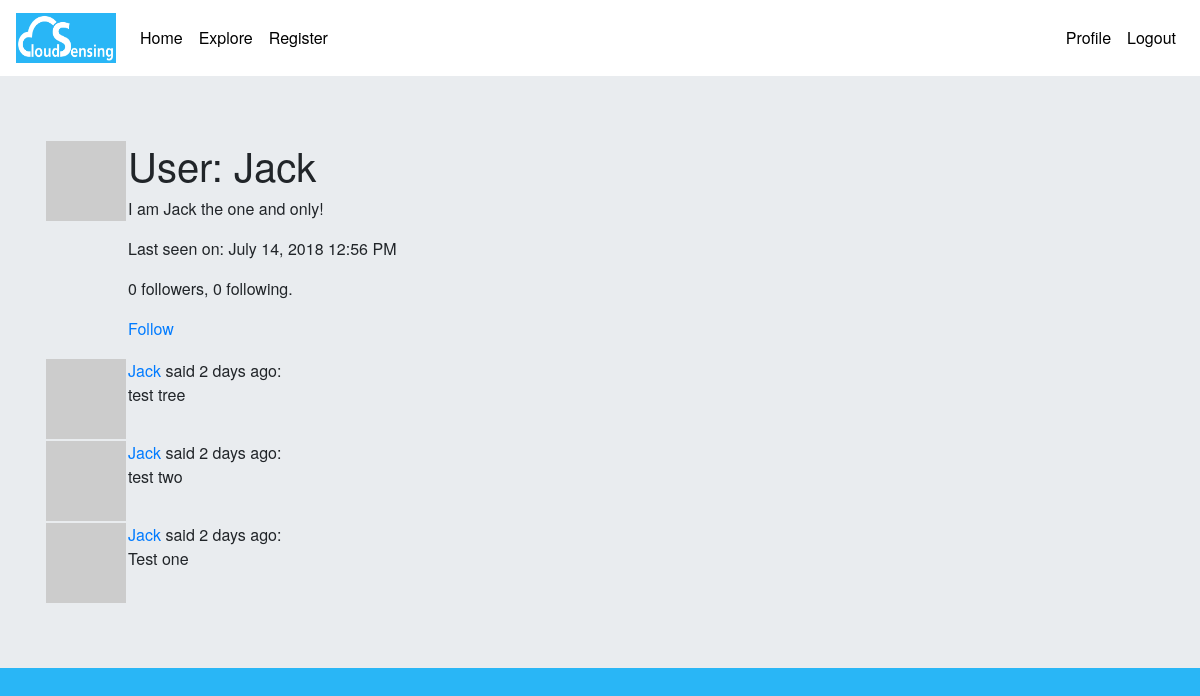
/user/Jack (signed in), run on the app's committed database.
### my_app/models.py (models this page shows, shortened)
class User(UserMixin, db.Model):
    id = db.Column(db.Integer, primary_key=True)
    username = db.Column(db.String(64), index=True, unique=True)
    email = db.Column(db.String(120), index=True, unique=True)
    password_hash = db.Column(db.String(128))
    posts = db.relationship('Post', backref='author', lazy='dynamic')
    about_me = db.Column(db.String(140))
    last_seen = db.Column(db.DateTime, default=datetime.utcnow)
    followed = db.relationship(
        'User', secondary=followers,
        primaryjoin=(followers.c.follower_id == id),
        secondaryjoin=(followers.c.followed_id == id),
        backref=db.backref('followers', lazy='dynamic'), lazy='dynamic')
    def avatar(self, size):
        digest = md5(self.email.lower().encode('utf-8')).hexdigest()
        return 'https://www.gravatar.com/avatar/{}?d=identicon&s={}'.format(
            digest, size)
    def is_following(self, user):
        return self.followed.filter(
            followers.c.followed_id == user.id).count() > 0

class Post(db.Model):
    id = db.Column(db.Integer, primary_key=True)
    body = db.Column(db.String(140))
    timestamp = db.Column(db.DateTime, index=True, default=datetime.utcnow)
    user_id = db.Column(db.Integer, db.ForeignKey('user.id'))

### my_app/routes.py (the view)
@app.route('/user/<username>')
@login_required
def user(username):
    user = User.query.filter_by(username=username).first_or_404()
    page = request.args.get('page', 1, type=int)
    posts = user.posts.order_by(Post.timestamp.desc()).paginate(
        page, app.config['POSTS_PER_PAGE'], False)
    next_url = url_for('user', username=user.username, page=posts.next_num) \
        if posts.has_next else None
    prev_url = url_for('user', username=user.username, page=posts.prev_num) \
        if posts.has_prev else None
    return render_template('user.html', user=user, posts=posts.items,
                           next_url=next_url, prev_url=prev_url)

### my_app/models.py (called while the page is built)
@login.user_loader
def load_user(id):
    return User.query.get(int(id))

### my_app/routes.py (called while the page is built)
@app.before_request
def before_request():
    if current_user.is_authenticated:
        current_user.last_seen = datetime.utcnow()
        db.session.commit()

### my_app/templates/user.html (shortened to what this page needs)
{% extends "base.html" %}
{% block content %}
    <table>
        <tr valign="top">
            <td><img src="{{ user.avatar(128) }}"></td>
            <td>
                <h1>User: {{ user.username }}</h1>
                {% if user.about_me %}<p>{{ user.about_me }}</p>{% endif %}
                {% if user.last_seen %}
                <p>Last seen on: {{ moment(user.last_seen).format('LLL') }}</p>
                {% endif %}
                <p>{{ user.followers.count() }} followers, {{ user.followed.count() }} following.</p>
                {% if user == current_user %}
                <p><a href="{{ url_for('edit_profile') }}">Edit your profile</a></p>
                {% elif not current_user.is_following(user) %}
                <p><a href="{{ url_for('follow', username=user.username) }}">Follow</a></p>
                {% else %}
                <p><a href="{{ url_for('unfollow', username=user.username) }}">Unfollow</a></p>
                {% endif %}
            </td>
        </tr>
    </table>
    {% for post in posts %}
        {% include '_post.html' %}
    {% endfor %}
{% endblock %}

### my_app/templates/_post.html
<table>
   <tr valign="top">
       <td><img src="{{ post.author.avatar(36) }}"></td>
       <td><a href="{{ url_for('user', username=post.author.username) }}">{{ post.author.username }}
       </a>
       said {{ moment(post.timestamp).fromNow() }}:
       <br>
       {{ post.body }}</td>
   </tr>
</table>

### my_app/static/CSS/main.css (style rules this page uses)
body { background-color: #29B6F6; margin: 0; padding: 0; font-family: "Helvetica Neue", Helvetica, Arial, sans-serif; color: border-left: ; }

### data on the page
User: username "Jack", about_me "I am Jack the one and only!", last_seen "July 14, 2018 12:56 PM"
Post: author.username "Jack", timestamp "2 days ago", body "test tree"
Post: author.username "Jack", timestamp "2 days ago", body "test two"
Post: author.username "Jack", timestamp "2 days ago", body "Test one"

### other printed values
{{ user.followers.count() }} "0"
{{ user.followed.count() }} "0"
